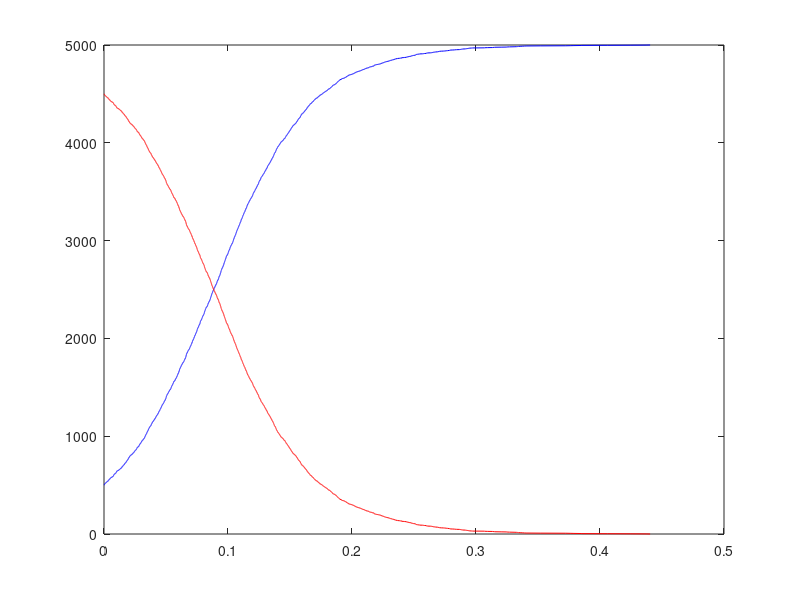
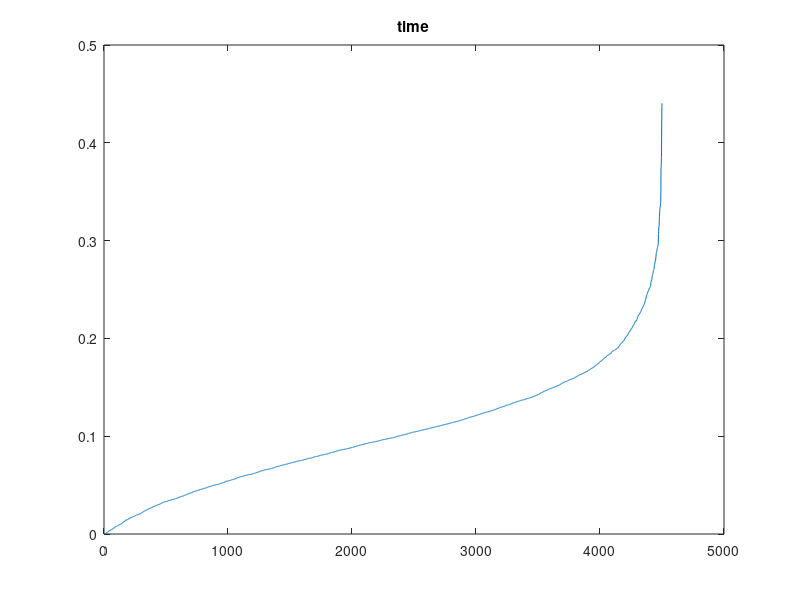
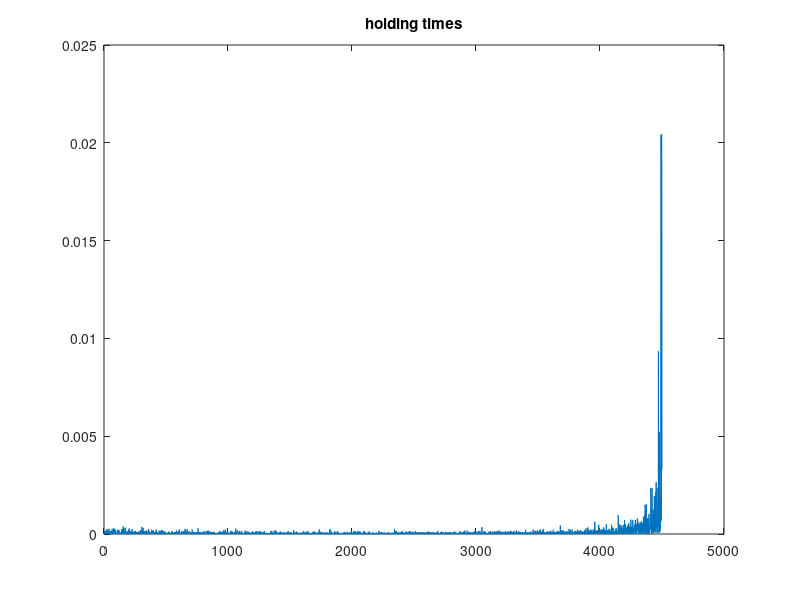

Here is the MATLAB script that generated these plots, in order:
function [lamda] = markov_jump_process()
    % Disease Parameters
    beta = 0.005;
    gamma = 0.001;
    N=5000;
    % Initial conditions
    S0=0.1*N;
    I0=N-S0;

    n = 500000;
    S = zeros(1,n+1);
    I = zeros(1,n+1);
    S(1) = S0;
    I(1) = I0;

    Tmax = 1000000000000;
    t = zeros(1,n+1);
    index = zeros(1,n+1);
    for i = 2:n
        index(i) = 1 + index(i-1);
    end
    time = 0;
    i = 2;
    holding_times = zeros(1,n+1);
    while time < Tmax && i < n+2
        holding_time = exprnd(1/(beta*S(i-1)*I(i-1)+gamma*I(i-1)));
        time = time + holding_time;
        holding_times(i-1) = holding_time;
        t(i) = time;
        if rand < ((beta*S(i-1)*I(i-1))/(beta*S(i-1)*I(i-1)+gamma*I(i-1)))
            recover = -1;
        else
            recover = 1;
        end
        S(i) = S(i-1) - recover;
        I(i) = I(i-1) + recover;
        i = i + 1;
    end
    figure;
    plot(t(1:i-1),S(1:i-1),'-b');
    hold on;
    plot(t(1:i-1),I(1:i-1),'-r');
    figure;
    plot(index(2:i-1), t(2:i-1));
    title("time");
    figure;
    plot(holding_times(1:i-1));
    title("holding times");
end
